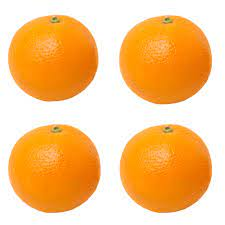
#> input picture notes/thresholding/image.jpeg, 225 x 225 px
$ python otsu.py
#> lines starting #> are read from the running program, lines starting #| are printed output that depends on the picture; after the words box and inside, x2 and y2 are one past the last pixel; in counts of white or black regions, pixels touching at a corner belong together
import numpy as np
import matplotlib.pyplot as plt
import cv2

# Load the image
image_path = "image.jpeg"
image = cv2.imread(image_path, cv2.IMREAD_GRAYSCALE)
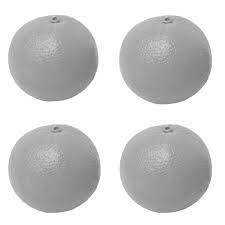
#> image: shape (225, 225); min 82, max 255, mean 206.7

# Compute the histogram
hist, bins = np.histogram(image.ravel(), bins=256, range=(0, 256))
#> hist = 256 values, max 20909 at index 255, min 0 at index 0, mean 197.8; bins = 257 values from 0 to 256


# Normalize histogram (convert counts to probabilities)
hist_norm = hist / hist.sum()
#> hist_norm = 256 values, max 0.413 at index 255, min 0 at index 0, mean 0.00391

# Compute cumulative sums and cumulative means
cumulative_sum = np.cumsum(hist_norm)
#> cumulative_sum = 256 values from 0 to 1
cumulative_mean = np.cumsum(hist_norm * np.arange(256))
#> cumulative_mean = 256 values from 0 to 206.7

# Compute global mean
global_mean = cumulative_mean[-1]
#> global_mean = 206.7

# Compute between-class variance for all possible thresholds
between_class_variance = ((global_mean * cumulative_sum - cumulative_mean) ** 2) / (cumulative_sum * (1 - cumulative_sum))
between_class_variance[np.isnan(between_class_variance)] = 0  # Handle division by zero

# Find the threshold that maximizes between-class variance
otsu_threshold = np.argmax(between_class_variance)
#> otsu_threshold = 207

# Apply the threshold to create a binary image
binary_image = (image >= otsu_threshold).astype(np.uint8) * 255
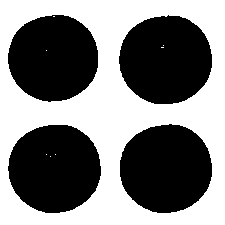
#> binary_image: shape (225, 225); 49.3% white; 8 white regions (7 under 20 px), largest, box (x1, y1, x2, y2) and area: (0, 0, 225, 225) 24965

# Plot results
fig, ax = plt.subplots(1, 3, figsize=(18, 5))

ax[0].imshow(image, cmap='gray')
ax[0].set_title("Grayscale Image")
ax[0].axis("off")

ax[1].plot(hist, color='black')
ax[1].axvline(otsu_threshold, color='red', linestyle="dashed", linewidth=2, label=f'Threshold = {otsu_threshold}')
ax[1].set_title("Histogram with Otsu's Threshold")
ax[1].set_xlabel("Pixel Intensity")
ax[1].set_ylabel("Frequency")
ax[1].legend()

ax[2].imshow(binary_image, cmap='gray')
ax[2].set_title("Binary Image (Otsu's Threshold Applied)")
ax[2].axis("off")

plt.show()
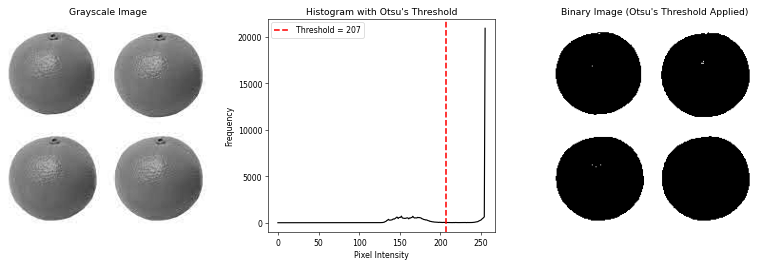
#> figure drawn by matplotlib, 3 panels; panel 2: curve peaks at x = 255, y = 20909

# Return the computed threshold
otsu_threshold
